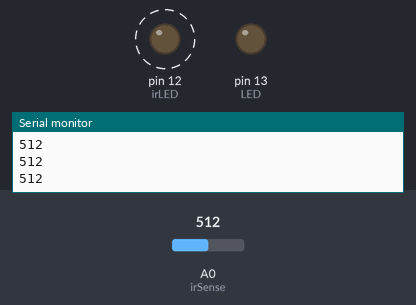
The sketch below on a simulated Arduino Uno, built with avr-gcc and run on an emulated ATmega328P. Shown: output pins drawn as LEDs (lit = HIGH), the last lines printed to the serial monitor. Dashed ring = blinking. The inputs (shaded band) are chosen by the test bench; at power-on: A0 (irSense) = 512.

Above: at 1.2 s.
1.3 s: A0 (irSense) set to 107
4.3 s: A0 (irSense) set to 94
At 6.1 s:
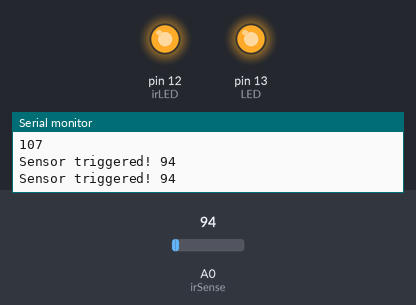
7.3 s: A0 (irSense) set to 110
At 7.96 s:
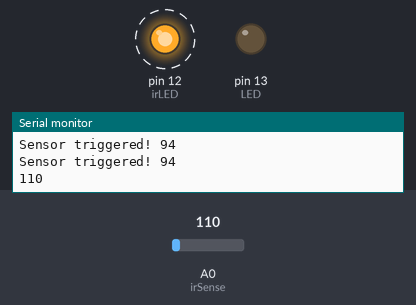
10.3 s: A0 (irSense) set to 90
At 10.54 s:
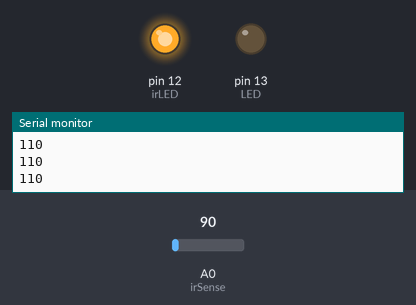
Timing chart, 0 to 13.3 s (numbered marks = the images above; inputs shaded):
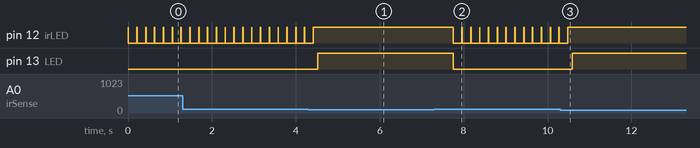

Measured:
- the behaviour switches between 101 and 100 on A0 (irSense) (found by bisection; images 0 and 1)
- after the input at 4.3 s, pin 12 (irLED): goes on until 4.4 s, then stays HIGH; pin 13 (LED): LOW → HIGH after 0.23 s
- after the input at 7.3 s, pin 12 (irLED): alternates HIGH for 0.01 s and LOW for 0.20 s, starting after 0.46 s; pin 13 (LED): HIGH → LOW after 0.46 s
- after the input at 10.3 s, pin 12 (irLED): goes on until 10.5 s, then stays HIGH; pin 13 (LED): LOW → HIGH after 0.29 s
- by itself, pin 12 (irLED): alternates HIGH for 0.01 s and LOW for 0.20 s

The sketch:

Touchless_Switch.ino
```cpp
const int irLED = 12;
const int irSense = A0;
const int LED = 13;

int irValue = 1023;

// the setup routine runs once when you press reset:
void setup() {
  // initialize serial communication at 9600 bits per second:
  Serial.begin(9600);
  pinMode(irLED, OUTPUT);
  pinMode(LED, OUTPUT);
  pinMode(irSense, INPUT_PULLUP);
}

// the loop routine runs over and over again forever:
void loop() {
  // read the input on analog pin 0:
  digitalWrite(irLED, HIGH);
  delay(10);
irValue = analogRead(irSense);
   if(irValue <= 100){
       delay(100);
       digitalWrite(LED, HIGH);
    Serial.print("Sensor triggered! ");
    Serial.println(irValue);
     delay(1000);
     digitalWrite(irLED, LOW);
  }else if(irValue <= 600){
    Serial.println(irValue);
    digitalWrite(LED, LOW);
    digitalWrite(irLED, LOW);
  delay(200);
  }else{
  Serial.println(irValue);
  digitalWrite(LED, LOW);
  digitalWrite(irLED, LOW);
  delay(500);
  }

}
```
